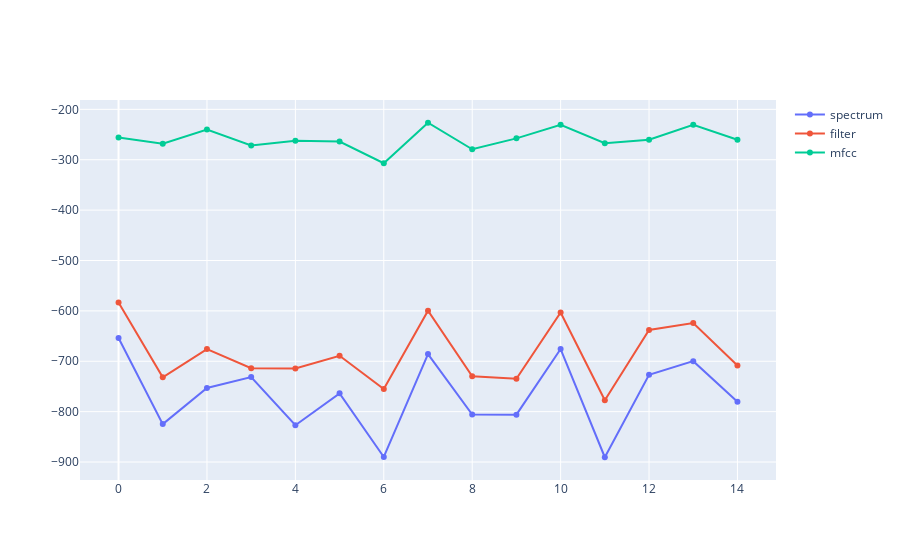

Notebook cell for this chart:
### Code cell
# lecture des fichiers audio et calcul des features
words=Words(rep='audio',name='audio',numcep=numcep,lowfreq=lowfreq,highfreq=None,winlen=winlen,winstep=winstep,nfilt=nfilt,nfft=nfft)  
methodes=['spectrum','filter','mfcc']
label = "banana"
log_prob_list = []
for method in methodes:

    # On extrait une liste avec les 15 enregistrements de 'apple' 
    #en utilisant la méthode mfcc
    liste=words.getFeatList(label=label,methode=method,featStart=featStart,featStop=featStop)  

    # On crée et on entraine un HMM avec la liste précédente (composée 
    # de 15 enregistrements de apple)
    Model=GaussianHMM(liste=liste, Nstates=Nstates)     

    # Affiche tous les individus du mot apple dans le plan Fx, Fy ainsi que 
    #les ellipes à 95% associées à chaque états
    
    log_prob_list.append(Model.log_prob(liste))      
    #print('Log densite de probabilité des {} enregistrements de {}:\n{}\n'.format(len(liste),label,logprobs))

    #Model.plotGaussianConfidenceEllipse(words,Fx=Fx,Fy=Fy,color='b')   

import plotly.graph_objects as go

# Create random data with numpy
import numpy as np
np.random.seed(1)

fig = go.Figure()

for i,log_prob in enumerate(log_prob_list): 
    random_x = np.arange(len(log_prob))

    fig.add_trace(go.Scatter(x=random_x, y=log_prob,
                        mode='lines+markers',
                        name=methodes[i]))

fig.show()

### Figure 1 — Plotly figure (JSON) as saved in the notebook; plotly's stock layout.template omitted (floating-point values rounded to 4 significant figures)
{"data": [{"mode": "lines+markers", "name": "spectrum", "type": "scatter", "x": [0, 1, 2, 3, 4, 5, 6, 7, 8, 9, 10, 11, 12, 13, 14], "y": [-654.0, -824.7, -753.0, -731.3, -827.0, -763.7, -889.9, -685.7, -805.8, -805.9, -675.8, -890.5, -726.8, -699.7, -780.2]}, {"mode": "lines+markers", "name": "filter", "type": "scatter", "x": [0, 1, 2, 3, 4, 5, 6, 7, 8, 9, 10, 11, 12, 13, 14], "y": [-583.4, -731.8, -675.8, -713.8, -714.2, -689.0, -755.0, -599.6, -729.8, -734.9, -603.2, -777.3, -637.8, -624.0, -708.5]}, {"mode": "lines+markers", "name": "mfcc", "type": "scatter", "x": [0, 1, 2, 3, 4, 5, 6, 7, 8, 9, 10, 11, 12, 13, 14], "y": [-256.1, -268.4, -240.1, -271.6, -262.3, -263.8, -306.9, -226.6, -279.3, -257.6, -230.5, -267.2, -260.2, -230.5, -260.3]}], "layout": {}}
